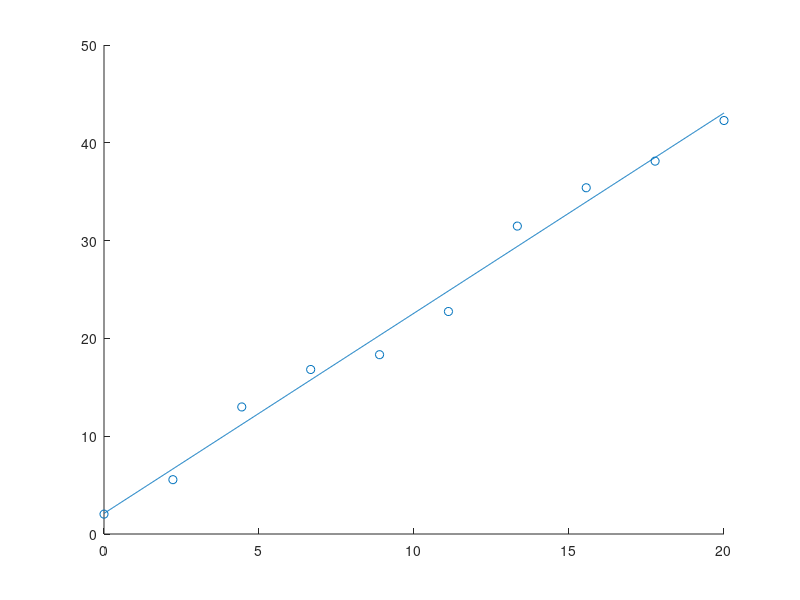

This figure's MATLAB source:
clear all;clc;close all;

% linear
a=10;
b=1000;
x=linspace(0,20,a);
rnd=5*rand(1,a);
y=2*x+rnd;

x_val=linspace(0,20,b);

a1=(a*sum(x.*y)-sum(x)*sum(y))/(a*sum(x.^2)-(sum(x))^2);
a2=(sum(x.^2)*sum(y)-sum(x)*sum(x.*y))/(a*sum(x.^2)-(sum(x))^2);
p1=[a1,a2];

figure(1)
scatter(x,y)
hold on
plot(x_val,polyval(p1,x_val))

